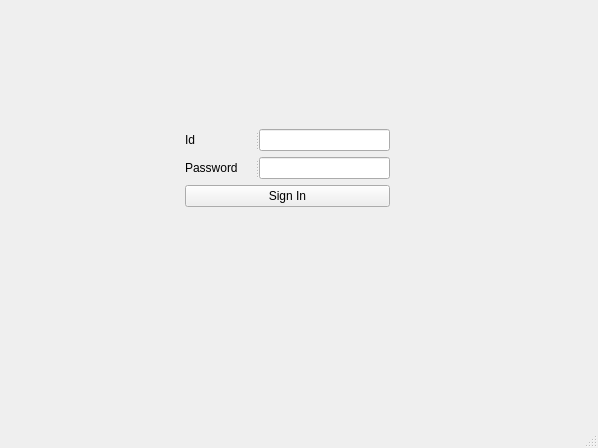
<?xml version="1.0" encoding="UTF-8"?>
<ui version="4.0">
 <class>MainWindow</class>
 <widget class="QMainWindow" name="MainWindow">
  <property name="geometry">
   <rect>
    <x>0</x>
    <y>0</y>
    <width>598</width>
    <height>448</height>
   </rect>
  </property>
  <property name="windowTitle">
   <string>Monitor tool</string>
  </property>
  <widget class="QWidget" name="centralwidget">
   <property name="sizePolicy">
    <sizepolicy hsizetype="Expanding" vsizetype="Expanding">
     <horstretch>0</horstretch>
     <verstretch>0</verstretch>
    </sizepolicy>
   </property>
   <layout class="QGridLayout" name="gridLayout">
    <item row="0" column="0">
     <widget class="QStackedWidget" name="screens">
      <property name="sizePolicy">
       <sizepolicy hsizetype="Expanding" vsizetype="Expanding">
        <horstretch>0</horstretch>
        <verstretch>0</verstretch>
       </sizepolicy>
      </property>
      <property name="currentIndex">
       <number>0</number>
      </property>
      <widget class="QWidget" name="signin_page">
       <widget class="QWidget" name="formLayoutWidget">
        <property name="geometry">
         <rect>
          <x>170</x>
          <y>120</y>
          <width>211</width>
          <height>89</height>
         </rect>
        </property>
        <layout class="QFormLayout" name="formLayout">
         <item row="0" column="1">
          <widget class="QSplitter" name="splitter">
           <property name="orientation">
            <enum>Qt::Horizontal</enum>
           </property>
           <widget class="QLabel" name="label">
            <property name="sizePolicy">
             <sizepolicy hsizetype="Fixed" vsizetype="Fixed">
              <horstretch>0</horstretch>
              <verstretch>0</verstretch>
             </sizepolicy>
            </property>
            <property name="minimumSize">
             <size>
              <width>70</width>
              <height>0</height>
             </size>
            </property>
            <property name="maximumSize">
             <size>
              <width>70</width>
              <height>16777215</height>
             </size>
            </property>
            <property name="text">
             <string>Id</string>
            </property>
           </widget>
           <widget class="QLineEdit" name="id_edit"/>
          </widget>
         </item>
         <item row="1" column="1">
          <widget class="QSplitter" name="splitter_2">
           <property name="orientation">
            <enum>Qt::Horizontal</enum>
           </property>
           <widget class="QLabel" name="label_2">
            <property name="sizePolicy">
             <sizepolicy hsizetype="Fixed" vsizetype="Fixed">
              <horstretch>0</horstretch>
              <verstretch>0</verstretch>
             </sizepolicy>
            </property>
            <property name="minimumSize">
             <size>
              <width>70</width>
              <height>0</height>
             </size>
            </property>
            <property name="maximumSize">
             <size>
              <width>70</width>
              <height>16777215</height>
             </size>
            </property>
            <property name="text">
             <string>Password</string>
            </property>
           </widget>
           <widget class="QLineEdit" name="pwd_edit">
            <property name="echoMode">
             <enum>QLineEdit::Password</enum>
            </property>
           </widget>
          </widget>
         </item>
         <item row="2" column="1">
          <widget class="QSplitter" name="splitter_3">
           <property name="orientation">
            <enum>Qt::Horizontal</enum>
           </property>
           <widget class="QPushButton" name="sign_in_button">
            <property name="sizePolicy">
             <sizepolicy hsizetype="Fixed" vsizetype="Fixed">
              <horstretch>0</horstretch>
              <verstretch>0</verstretch>
             </sizepolicy>
            </property>
            <property name="text">
             <string>Sign In</string>
            </property>
           </widget>
          </widget>
         </item>
        </layout>
       </widget>
      </widget>
      <widget class="QWidget" name="main_page">
       <layout class="QVBoxLayout" name="verticalLayout">
        <item>
         <layout class="QHBoxLayout" name="horizontalLayout_0">
          <item>
           <widget class="QLabel" name="label_si">
            <property name="sizePolicy">
             <sizepolicy hsizetype="Fixed" vsizetype="Preferred">
              <horstretch>0</horstretch>
              <verstretch>0</verstretch>
             </sizepolicy>
            </property>
            <property name="font">
             <font>
              <pointsize>9</pointsize>
             </font>
            </property>
            <property name="text">
             <string>Signed in as: </string>
            </property>
           </widget>
          </item>
          <item>
           <widget class="QLabel" name="signed_in_as_label">
            <property name="font">
             <font>
              <pointsize>9</pointsize>
             </font>
            </property>
            <property name="text">
             <string>noone</string>
            </property>
           </widget>
          </item>
         </layout>
        </item>
        <item>
         <spacer name="verticalSpacer">
          <property name="orientation">
           <enum>Qt::Vertical</enum>
          </property>
          <property name="sizeType">
           <enum>QSizePolicy::Fixed</enum>
          </property>
          <property name="sizeHint" stdset="0">
           <size>
            <width>20</width>
            <height>10</height>
           </size>
          </property>
         </spacer>
        </item>
        <item>
         <layout class="QHBoxLayout" name="horizontalLayout_1">
          <item>
           <widget class="QLabel" name="label_4">
            <property name="text">
             <string>Filter:</string>
            </property>
           </widget>
          </item>
         </layout>
        </item>
        <item>
         <widget class="QTableWidget" name="tableWidget"/>
        </item>
       </layout>
      </widget>
     </widget>
    </item>
   </layout>
  </widget>
  <widget class="QMenuBar" name="menubar">
   <property name="geometry">
    <rect>
     <x>0</x>
     <y>0</y>
     <width>598</width>
     <height>22</height>
    </rect>
   </property>
  </widget>
  <widget class="QStatusBar" name="statusbar"/>
  <action name="actionWhat">
   <property name="text">
    <string>What</string>
   </property>
  </action>
  <action name="version_info">
   <property name="enabled">
    <bool>false</bool>
   </property>
   <property name="text">
    <string>[Inv_Trans] Monitor tool v</string>
   </property>
  </action>
 </widget>
 <resources/>
 <connections/>
</ui>
